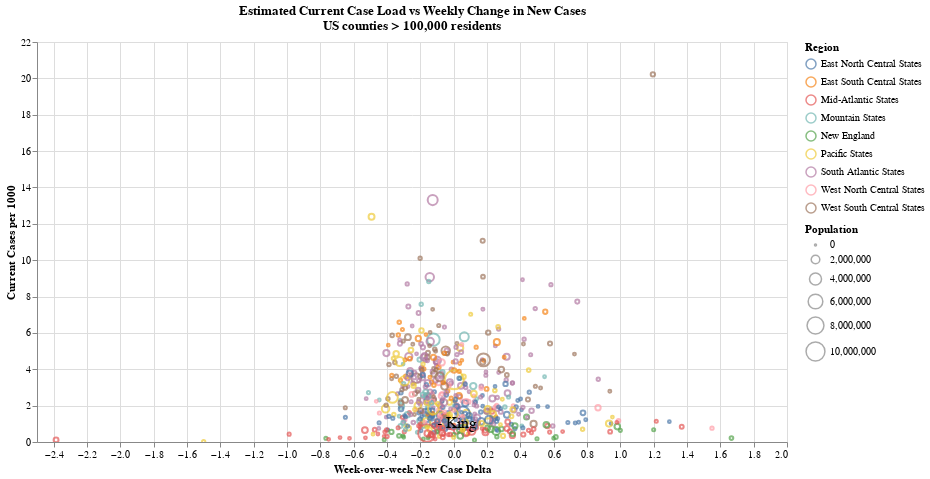

Write notebook code for a chart like this one.
### Code cell
# create chart
cases_vs_case_delta = (alt.Chart(cases_percap_recent.query('wkly_diff < 3 and wkly_diff > -3 and cases_new_per1k_sum14 > 0')) # dangerous, but seems like >3x is reporting issue
 .mark_point()
 .encode(x = alt.X('wkly_diff', axis = alt.Axis(title = 'Week-over-week New Case Delta')),
         y = alt.Y('cases_new_per1k_sum14', axis = alt.Axis(title = 'Current Cases per 1000')),
         color = alt.Color('region', legend = alt.Legend(title = 'Region')),
         size = alt.Size('Population', legend = alt.Legend(title = 'Population')),
         tooltip = ['County', 'Current Cases', 'Population'])
 .interactive()
 .properties(height = 400,
             width = 750,
             title = ['Estimated Current Case Load vs Weekly Change in New Cases',
                      'US counties > 100,000 residents'])
)

king = (alt.Chart(cases_percap_recent.query('wkly_diff < 3 and wkly_diff > -3 and County == "King, Washington"'))
 .mark_text(dx = 30, text = '- King', color = 'black', filled = True, size = 16)
 .encode(x = alt.X('wkly_diff', axis = alt.Axis(title = 'Week-over-week New Case Delta')),
         y = alt.Y('cases_new_per1k_sum14', axis = alt.Axis(title = 'Current Cases per 1000'))
        )
)

cases_vs_case_delta + king

### Figure 1 — Vega-Lite specification as saved in the notebook (floating-point values rounded to 4 significant figures; data arrays with more than 128 entries replaced by an {"elided": "..."} marker saying what was removed)
{"config": {"view": {"continuousWidth": 400, "continuousHeight": 300}}, "layer": [{"data": {"name": "data-b3de014c8055743dd7dc722dd06b0b65"}, "mark": "point", "encoding": {"color": {"type": "nominal", "field": "region", "legend": {"title": "Region"}}, "size": {"type": "quantitative", "field": "Population", "legend": {"title": "Population"}}, "tooltip": [{"type": "nominal", "field": "County"}, {"type": "quantitative", "field": "Current Cases"}, {"type": "quantitative", "field": "Population"}], "x": {"type": "quantitative", "axis": {"title": "Week-over-week New Case Delta"}, "field": "wkly_diff"}, "y": {"type": "quantitative", "axis": {"title": "Current Cases per 1000"}, "field": "cases_new_per1k_sum14"}}, "height": 400, "selection": {"selector001": {"type": "interval", "bind": "scales", "encodings": ["x", "y"]}}, "title": ["Estimated Current Case Load vs Weekly Change in New Cases", "US counties > 100,000 residents"], "width": 750}, {"data": {"name": "data-5e2a0cf6e1def4d1b5b2a392dc692999"}, "mark": {"type": "text", "color": "black", "dx": 30, "filled": true, "size": 16, "text": "- King"}, "encoding": {"x": {"type": "quantitative", "axis": {"title": "Week-over-week New Case Delta"}, "field": "wkly_diff"}, "y": {"type": "quantitative", "axis": {"title": "Current Cases per 1000"}, "field": "cases_new_per1k_sum14"}}}], "$schema": "https://vega.github.io/schema/vega-lite/v4.0.0.json", "datasets": {"data-b3de014c8055743dd7dc722dd06b0b65": {"elided": "579 records"}, "data-5e2a0cf6e1def4d1b5b2a392dc692999": [{"county_key": "king", "county": "King", "state": "Washington", "date": "2020-08-03T00:00:00", "cases": 15653, "deaths": 677, "deaths_new": 1, "cases_new": 124, "STNAME": "Washington", "COUNTY_KEY": "king", "region": "Pacific States", "Population": 2189000.0, "cases_per1k": 7.152, "cases_new_per1k": 0.05666, "deaths_per1k": 0.3093, "deaths_new_per1k": 0.0004569, "County": "King, Washington", "cases_new_per1k_sum14": 1.056, "Current Cases": 2312.0, "last_wk_cases": 1077, "two_wks_ago_cases": 1291, "wkly_diff": -0.1658}]}}
